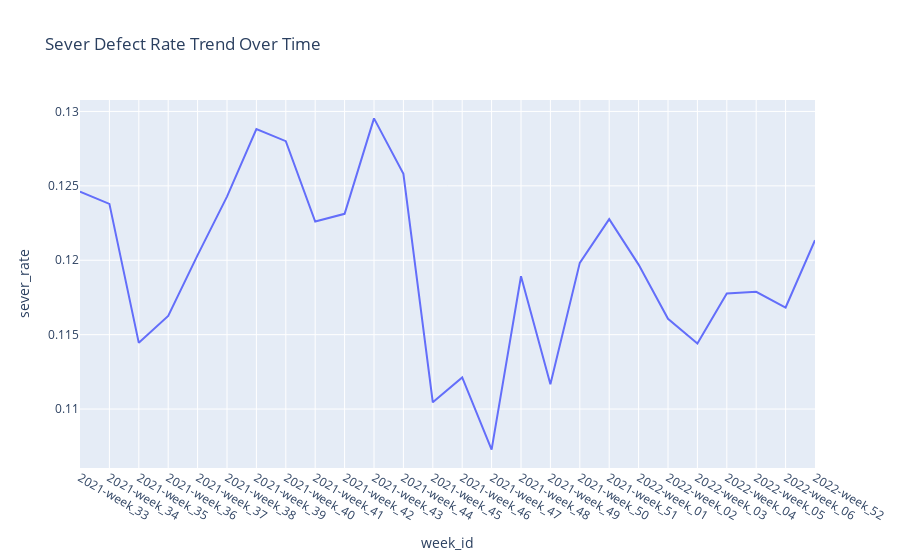

The cell this chart's notebook holds for it:
### Code cell
px.line(ad_week_sever, x = 'week_id', y ='sever_rate', title = 'Sever Defect Rate Trend Over Time')

### Figure 1 — Plotly figure (JSON) as saved in the notebook; plotly's stock layout.template omitted (floating-point values rounded to 4 significant figures)
{"data": [{"hovertemplate": "week_id=%{x}<br>sever_rate=%{y}<extra></extra>", "legendgroup": "", "line": {"color": "#636efa", "dash": "solid"}, "marker": {"symbol": "circle"}, "mode": "lines", "name": "", "orientation": "v", "showlegend": false, "type": "scatter", "x": ["2021-week_33", "2021-week_34", "2021-week_35", "2021-week_36", "2021-week_37", "2021-week_38", "2021-week_39", "2021-week_40", "2021-week_41", "2021-week_42", "2021-week_43", "2021-week_44", "2021-week_45", "2021-week_46", "2021-week_47", "2021-week_48", "2021-week_49", "2021-week_50", "2021-week_51", "2022-week_01", "2022-week_02", "2022-week_03", "2022-week_04", "2022-week_05", "2022-week_06", "2022-week_52"], "xaxis": "x", "y": [0.1246, 0.1238, 0.1145, 0.1163, 0.1203, 0.1243, 0.1288, 0.128, 0.1226, 0.1231, 0.1295, 0.1258, 0.1105, 0.1121, 0.1073, 0.1189, 0.1117, 0.1198, 0.1228, 0.1197, 0.1161, 0.1144, 0.1178, 0.1179, 0.1168, 0.1213], "yaxis": "y"}], "layout": {"autosize": true, "legend": {"tracegroupgap": 0}, "title": {"text": "Sever Defect Rate Trend Over Time"}, "xaxis": {"anchor": "y", "autorange": true, "domain": [0, 1], "range": [0, 25], "title": {"text": "week_id"}, "type": "category"}, "yaxis": {"anchor": "x", "autorange": true, "domain": [0, 1], "range": [0.106, 0.1308], "title": {"text": "sever_rate"}, "type": "linear"}}}
